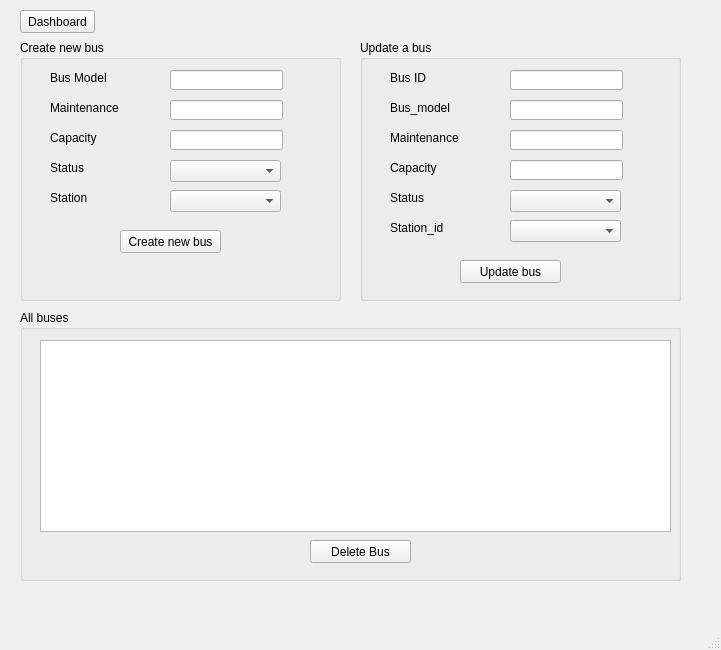
<?xml version="1.0" encoding="UTF-8"?>
<ui version="4.0">
 <class>MainWindow</class>
 <widget class="QMainWindow" name="MainWindow">
  <property name="geometry">
   <rect>
    <x>0</x>
    <y>0</y>
    <width>721</width>
    <height>650</height>
   </rect>
  </property>
  <property name="windowTitle">
   <string>Bus Management</string>
  </property>
  <widget class="QWidget" name="centralwidget">
   <widget class="QGroupBox" name="createbusbox">
    <property name="geometry">
     <rect>
      <x>20</x>
      <y>40</y>
      <width>321</width>
      <height>261</height>
     </rect>
    </property>
    <property name="title">
     <string>Create new bus</string>
    </property>
    <widget class="QPushButton" name="createbtn">
     <property name="geometry">
      <rect>
       <x>100</x>
       <y>190</y>
       <width>101</width>
       <height>23</height>
      </rect>
     </property>
     <property name="text">
      <string>Create new bus</string>
     </property>
    </widget>
    <widget class="QLineEdit" name="cbusmodellineEdit">
     <property name="geometry">
      <rect>
       <x>150</x>
       <y>30</y>
       <width>113</width>
       <height>20</height>
      </rect>
     </property>
    </widget>
    <widget class="QLineEdit" name="cmaintainenecelineEdit">
     <property name="geometry">
      <rect>
       <x>150</x>
       <y>60</y>
       <width>113</width>
       <height>20</height>
      </rect>
     </property>
    </widget>
    <widget class="QLineEdit" name="ccapacitylineEdit">
     <property name="geometry">
      <rect>
       <x>150</x>
       <y>90</y>
       <width>113</width>
       <height>20</height>
      </rect>
     </property>
    </widget>
    <widget class="QLabel" name="label_18">
     <property name="geometry">
      <rect>
       <x>30</x>
       <y>60</y>
       <width>101</width>
       <height>16</height>
      </rect>
     </property>
     <property name="text">
      <string>Maintenance</string>
     </property>
    </widget>
    <widget class="QLabel" name="label_19">
     <property name="geometry">
      <rect>
       <x>30</x>
       <y>90</y>
       <width>101</width>
       <height>16</height>
      </rect>
     </property>
     <property name="text">
      <string>Capacity</string>
     </property>
    </widget>
    <widget class="QLabel" name="label_20">
     <property name="geometry">
      <rect>
       <x>30</x>
       <y>120</y>
       <width>101</width>
       <height>16</height>
      </rect>
     </property>
     <property name="text">
      <string>Status</string>
     </property>
    </widget>
    <widget class="QLabel" name="label_21">
     <property name="geometry">
      <rect>
       <x>30</x>
       <y>30</y>
       <width>101</width>
       <height>16</height>
      </rect>
     </property>
     <property name="text">
      <string>Bus Model</string>
     </property>
    </widget>
    <widget class="QLabel" name="label_33">
     <property name="geometry">
      <rect>
       <x>30</x>
       <y>150</y>
       <width>101</width>
       <height>16</height>
      </rect>
     </property>
     <property name="text">
      <string>Station</string>
     </property>
    </widget>
    <widget class="QComboBox" name="cstationcombobox">
     <property name="geometry">
      <rect>
       <x>150</x>
       <y>150</y>
       <width>111</width>
       <height>22</height>
      </rect>
     </property>
    </widget>
    <widget class="QComboBox" name="cstatuscombo">
     <property name="geometry">
      <rect>
       <x>150</x>
       <y>120</y>
       <width>111</width>
       <height>22</height>
      </rect>
     </property>
    </widget>
   </widget>
   <widget class="QGroupBox" name="allbusesbox">
    <property name="geometry">
     <rect>
      <x>20</x>
      <y>310</y>
      <width>661</width>
      <height>271</height>
     </rect>
    </property>
    <property name="title">
     <string>All buses</string>
    </property>
    <widget class="QTableWidget" name="bustable">
     <property name="geometry">
      <rect>
       <x>20</x>
       <y>30</y>
       <width>631</width>
       <height>192</height>
      </rect>
     </property>
    </widget>
    <widget class="QPushButton" name="deletebtn">
     <property name="geometry">
      <rect>
       <x>290</x>
       <y>230</y>
       <width>101</width>
       <height>23</height>
      </rect>
     </property>
     <property name="text">
      <string>Delete Bus</string>
     </property>
    </widget>
   </widget>
   <widget class="QGroupBox" name="updatebusbox">
    <property name="geometry">
     <rect>
      <x>360</x>
      <y>40</y>
      <width>321</width>
      <height>261</height>
     </rect>
    </property>
    <property name="title">
     <string>Update a bus</string>
    </property>
    <widget class="QPushButton" name="updatebtn">
     <property name="geometry">
      <rect>
       <x>100</x>
       <y>220</y>
       <width>101</width>
       <height>23</height>
      </rect>
     </property>
     <property name="text">
      <string>Update bus</string>
     </property>
    </widget>
    <widget class="QLineEdit" name="busidlineedit">
     <property name="geometry">
      <rect>
       <x>150</x>
       <y>30</y>
       <width>113</width>
       <height>20</height>
      </rect>
     </property>
     <property name="text">
      <string/>
     </property>
    </widget>
    <widget class="QLineEdit" name="ubusmodellineEdit">
     <property name="geometry">
      <rect>
       <x>150</x>
       <y>60</y>
       <width>113</width>
       <height>20</height>
      </rect>
     </property>
     <property name="text">
      <string/>
     </property>
    </widget>
    <widget class="QLineEdit" name="ucapacitylineEdit">
     <property name="geometry">
      <rect>
       <x>150</x>
       <y>120</y>
       <width>113</width>
       <height>20</height>
      </rect>
     </property>
     <property name="text">
      <string/>
     </property>
    </widget>
    <widget class="QLineEdit" name="umaintainenecelineEdit">
     <property name="geometry">
      <rect>
       <x>150</x>
       <y>90</y>
       <width>113</width>
       <height>20</height>
      </rect>
     </property>
     <property name="text">
      <string/>
     </property>
    </widget>
    <widget class="QLabel" name="label_27">
     <property name="geometry">
      <rect>
       <x>30</x>
       <y>90</y>
       <width>101</width>
       <height>16</height>
      </rect>
     </property>
     <property name="text">
      <string>Maintenance</string>
     </property>
    </widget>
    <widget class="QLabel" name="label_28">
     <property name="geometry">
      <rect>
       <x>30</x>
       <y>120</y>
       <width>101</width>
       <height>16</height>
      </rect>
     </property>
     <property name="text">
      <string>Capacity</string>
     </property>
    </widget>
    <widget class="QLabel" name="label_29">
     <property name="geometry">
      <rect>
       <x>30</x>
       <y>150</y>
       <width>101</width>
       <height>16</height>
      </rect>
     </property>
     <property name="text">
      <string>Status</string>
     </property>
    </widget>
    <widget class="QLabel" name="label_30">
     <property name="geometry">
      <rect>
       <x>30</x>
       <y>60</y>
       <width>101</width>
       <height>16</height>
      </rect>
     </property>
     <property name="text">
      <string>Bus_model</string>
     </property>
    </widget>
    <widget class="QLabel" name="label_37">
     <property name="geometry">
      <rect>
       <x>30</x>
       <y>180</y>
       <width>101</width>
       <height>16</height>
      </rect>
     </property>
     <property name="text">
      <string>Station_id</string>
     </property>
    </widget>
    <widget class="QLabel" name="label_48">
     <property name="geometry">
      <rect>
       <x>30</x>
       <y>30</y>
       <width>101</width>
       <height>16</height>
      </rect>
     </property>
     <property name="text">
      <string>Bus ID</string>
     </property>
    </widget>
    <widget class="QComboBox" name="ustatuscombo">
     <property name="geometry">
      <rect>
       <x>150</x>
       <y>150</y>
       <width>111</width>
       <height>22</height>
      </rect>
     </property>
    </widget>
    <widget class="QComboBox" name="ustationcombobox">
     <property name="geometry">
      <rect>
       <x>150</x>
       <y>180</y>
       <width>111</width>
       <height>22</height>
      </rect>
     </property>
    </widget>
   </widget>
   <widget class="QPushButton" name="dashboardbtn">
    <property name="geometry">
     <rect>
      <x>20</x>
      <y>10</y>
      <width>75</width>
      <height>23</height>
     </rect>
    </property>
    <property name="text">
     <string>Dashboard</string>
    </property>
   </widget>
  </widget>
  <widget class="QMenuBar" name="menubar">
   <property name="geometry">
    <rect>
     <x>0</x>
     <y>0</y>
     <width>721</width>
     <height>21</height>
    </rect>
   </property>
  </widget>
  <widget class="QStatusBar" name="statusbar"/>
 </widget>
 <resources/>
 <connections/>
</ui>
